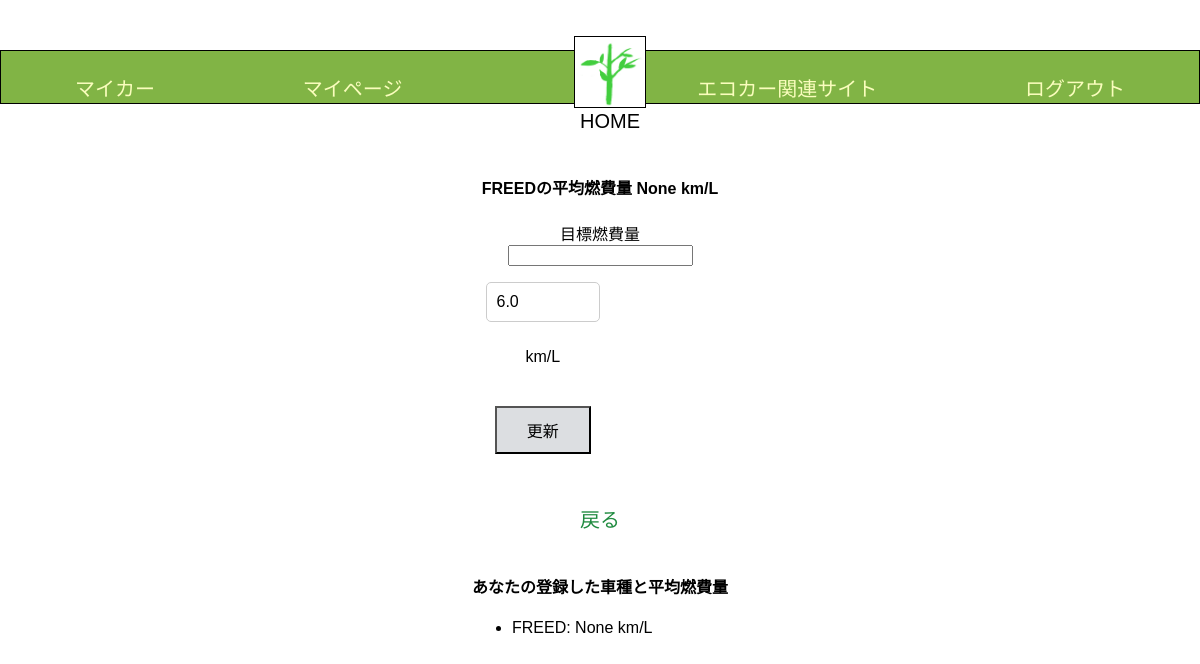
Page /Edrive/target_fuelefficiency/1 (signed in) on the committed database.
### Edrive/models.py (models this page shows)
class BaseModel(models.Model):
    created_at = models.DateTimeField(auto_now_add=True)
    updated_at = models.DateTimeField(auto_now=True)
    class Meta:
        abstract = True

class CarModels(BaseModel):
    name = models.CharField(max_length=1000, default='default_name')
    manufacturer = models.ForeignKey(Manufacturers, on_delete=models.CASCADE, null=True, )
    car_model_name = models.CharField(max_length=120)
    engine_type = models.CharField(max_length=50)
    color = models.CharField(max_length=150)
    average_fuel_efficiency = models.FloatField(null=True, default=None)
    car_group = models.CharField(max_length=200, null=True, default=None)
    class Meta:
        db_table = 'car_models'

class MyCars(BaseModel):
    name = models.CharField(max_length=1000, default='default_name')
    user = models.ForeignKey(User, related_name='mycars', on_delete=models.CASCADE)
    car_model = models.ForeignKey(CarModels, on_delete=models.CASCADE,null=True)
    purchase_on = models.DateField(null=True)
    next_oil_change_on = models.DateField(null=True)
    next_inspection_on = models.DateField(null=True)
    target_fuel_efficiency = models.FloatField(null=True, blank=True)
    class Meta:
        db_table = 'my_cars'

### Edrive/views.py (the view, shortened to what this page needs)
# urls.py: path('target_fuelefficiency/<int:pk>',TargetFuelView.as_view(), name = 'target_fuelefficiency'),
class TargetFuelView(LoginRequiredMixin, UpdateView):
    template_name = 'target_fuelefficiency.html'
    def get(self, request, pk):
        car_model = CarModels.objects.get(pk=pk)
        average_fuel_efficiency = car_model.average_fuel_efficiency
        my_car = MyCars.objects.get(car_model=car_model, user=request.user)  # MyCarsモデルから対象の車両を取得
        form = TargetFuelForm(instance=my_car)
        user_cars = MyCars.objects.filter(user=request.user).select_related('car_model')
        context = {
            'car_model': car_model,
            'average_fuel_efficiency': average_fuel_efficiency,
            'form':form,
            'user_cars': user_cars,  # ユーザーが登録した車種をコンテキストに追加
        }
        return render(request, self.template_name, context)

### Edrive/forms.py
class TargetFuelForm(forms.ModelForm):
    target_fuel_efficiency = forms.FloatField(label = '')
    class Meta:
        model = MyCars
        fields = ['target_fuel_efficiency']
        labels = {
            'target_fuel_efficiency':'目標燃費量(km/L)',
        }
        widgets = {
            'target_fuel_efficiency': forms.NumberInput(attrs={'step': '0.1'}),
        }

### templates/target_fuelefficiency.html (shortened to what this page needs)
{% load static %}
<!DOCTYPE html>
<html lang="ja">
   <head>
      <link rel="stylesheet" href="{% static 'css/style.css' %}">
   </head>
   <body>
       <header class="header-container">
      <nav class="navbar navbar-expand-lg navbar-light bg-light">
        <a class="navbar-brand" href="{% url 'Edrive:my_car' user.pk %}">マイカー</a>
        <a class="navbar-brand" href="{% url 'Edrive:mypage' user.pk %}">マイページ</a>
        <div class="logo">
        <a href="{% url 'Edrive:home' %}" class="home-link">
             <img src = "{% get_media_prefix %}shinryoku.png"  alt = "ホーム">
             <p>HOME</p>
        </a>
        </div>
        <a class="navbar-brand" href="{% url 'Edrive:eco_car_site' %}">エコカー関連サイト</a>
        <a class="navbar-brand" href="{% url 'Edrive:login' %}">ログアウト</a>
      </nav>
      </header>
   <div class="target">
   <h4>{{ car_model.car_model_name }}の平均燃費量 {{ car_model.average_fuel_efficiency }} km/L</h4>
<label for="target_fuel_efficiency">目標燃費量</label>
<input type="text" id="target_fuel_efficiency" name="target_fuel_efficiency" />
   <nav>
        <form method="POST">
           {{ form.as_p }}km/L
   <button type="submit">更新</button>
        </form>
        <a class="navbar-brand" href="{% url 'Edrive:home' %}">戻る</a>
   </nav>
   <div class="user-car-models">
        <h4>あなたの登録した車種と平均燃費量</h4>
        <ul>
            {% for my_car in user_cars %}
                <li>{{ my_car.car_model.car_model_name }}: {{ my_car.car_model.average_fuel_efficiency }} km/L</li>
            {% endfor %}
        </ul>
    </div>
   </div>
   </body>
</html>

### static/css/style.css (style rules this page uses)
body { font-family: Arial, sans-serif; margin: 0; padding: 0; }
.header-container { text-align: center; background-color: #81b445; padding: 1px 0; margin-top: 50px; position: relative; border:1px solid black; height:auto; }
.header-container a.navbar-brand { color: #fafdbd; text-decoration: none; font-weight: 400; padding: 0.5px; justify-content: space-around; }
.logo img { width:70px; height: 70px; border: 1px solid black; }
.navbar-brand { font-size: 20px; color: #fafdbd; display: flex; margin: 0; }
.navbar { display: flex; justify-content: space-around; align-items: center; padding: 0; margin: 10px 0 0 0; }
.logo .home-link { display: flex; flex-direction: column; align-items: center; position: absolute; text-decoration: none; margin: 0 10px; top: -15px; left: 50%; transform: translateX(-50%); width: 80px; height: 80px; }
.logo p { margin: 2px 0 100px 0; font-size: 20px; color: #000000; font-weight:400; }
.navbar-brand { display: flex; text-align: center; margin-top: 10px; }
.target { display: flex; flex-direction: column; align-items: center; margin-top: 50px; }
.target form { width: 50%; margin-bottom: 20px; text-align: center; }
.target form input[type="text"], .target form input[type="password"], .target form input[type="email"], .target form input[type="date"], .target form input[type="datetime-local"], .target form input[type="number"], .target form select, .target form textarea { width: 100%; padding: 10px; font-size: 16px; border: 1px solid #ccc; border-radius: 5px; box-sizing: border-box; margin-bottom: 10px; }
.target form button[type="submit"] { padding: 10px 30px; background-color: #dcdee1; color: black; cursor: pointer; font-size: 16px; text-align: center; margin: 40px auto; display: block; }
.target .navbar-brand { padding: 10px 20px; color: #208b40; font-size: 20px; text-align: center; text-decoration: none; margin: 10px auto; display: block; }

### rows in the picture
CarModels: car_model_name "FREED", average_fuel_efficiency "None"
MyCars: target_fuel_efficiency "6.0", car_model.car_model_name "FREED", car_model.average_fuel_efficiency "None"
